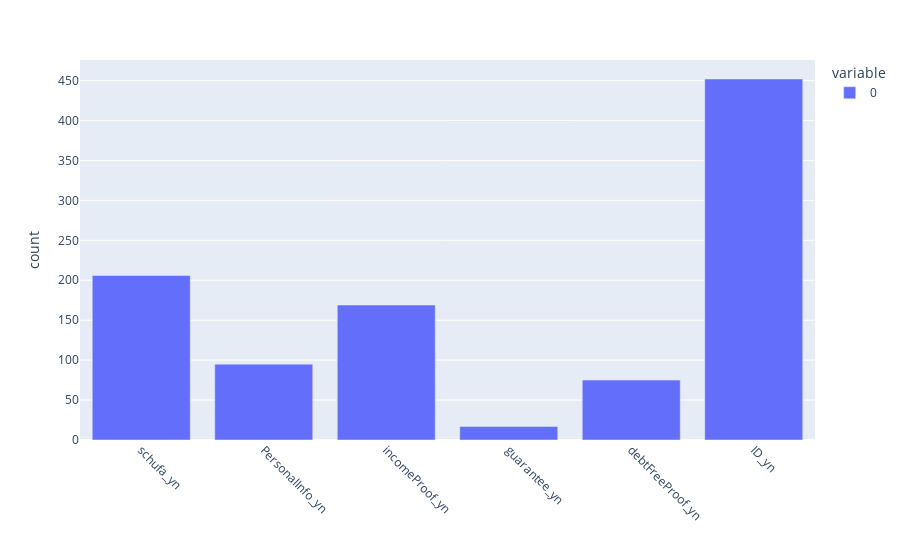

The notebook cell saved with this chart:
### Code cell
fig = px.bar(df[['schufa_yn', 'PersonalInfo_yn', 'incomeProof_yn',
       'guarantee_yn', 'debtFreeProof_yn', 'ID_yn']].sum(), 
            labels={'value':'count','index':''})

fig.update_xaxes(tickangle = 45)

fig.show()

### Figure 1 — Plotly figure (JSON) as saved in the notebook; plotly's stock layout.template omitted (floating-point values rounded to 4 significant figures)
{"data": [{"alignmentgroup": "True", "hovertemplate": "variable=0<br>=%{x}<br>count=%{y}<extra></extra>", "legendgroup": "0", "marker": {"color": "#636efa"}, "name": "0", "offsetgroup": "0", "orientation": "v", "showlegend": true, "textposition": "auto", "type": "bar", "x": ["schufa_yn", "PersonalInfo_yn", "incomeProof_yn", "guarantee_yn", "debtFreeProof_yn", "ID_yn"], "xaxis": "x", "y": [206, 95, 169, 17, 75, 452], "yaxis": "y"}], "layout": {"barmode": "relative", "legend": {"title": {"text": "variable"}, "tracegroupgap": 0}, "margin": {"t": 60}, "xaxis": {"anchor": "y", "domain": [0, 1], "tickangle": 45, "title": {"text": ""}}, "yaxis": {"anchor": "x", "domain": [0, 1], "title": {"text": "count"}}}}
